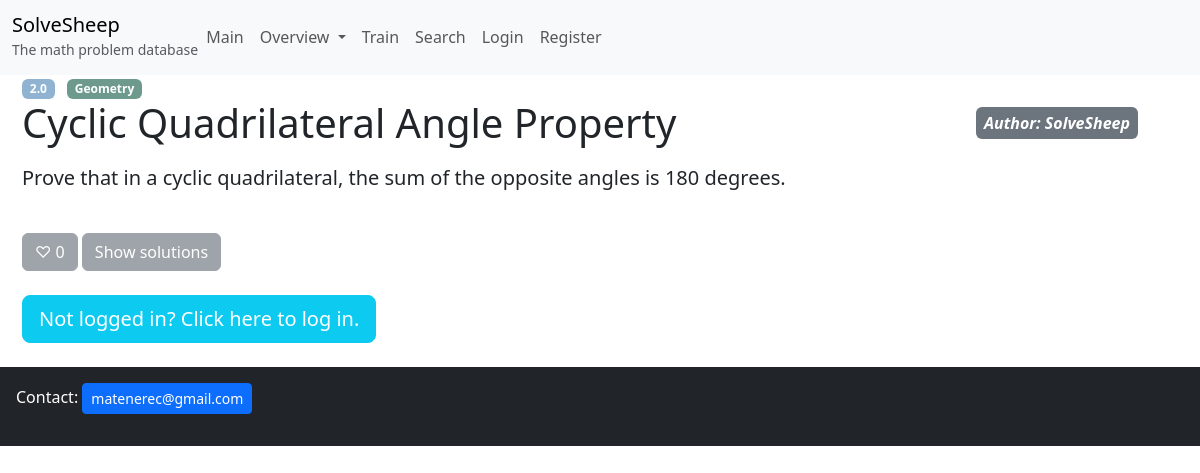
The page /interface/problem/110/ on the database as committed earlier.
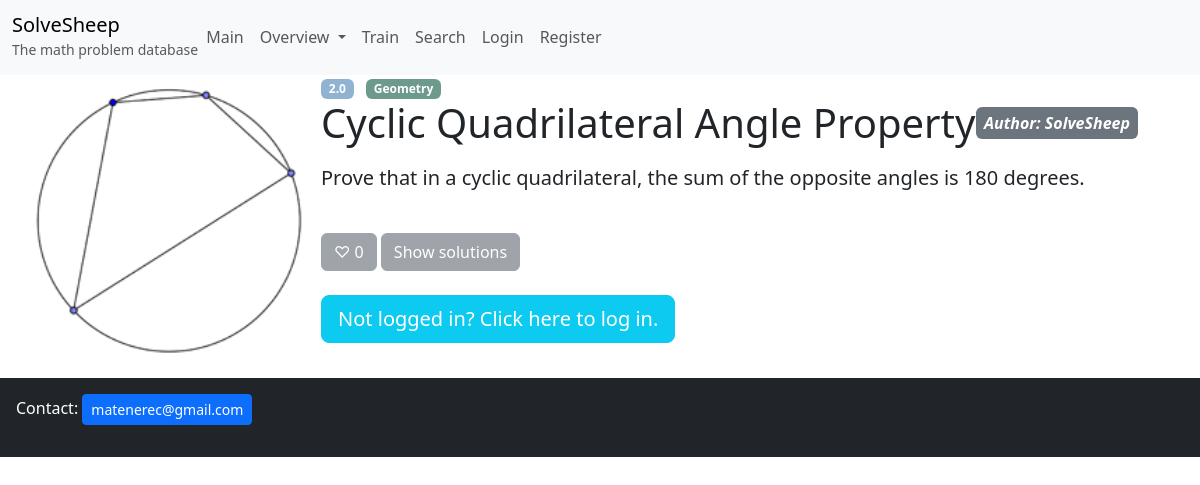
The same page on the database as committed later.
### MainApp/models.py (models this page shows, shortened)
class Problem(models.Model):
    title = models.CharField(max_length=50)
    text = models.CharField(max_length=1000, blank=True, null=True)
    image = models.ImageField(blank=True, null=True, upload_to="problems/")
    video = models.URLField(blank=True, null=True)
    author = models.ForeignKey(User, on_delete=models.SET_NULL, null=True, blank=True)
    type_tags = models.ManyToManyField(TypeTag, null=True, blank=True)
    dif_tag = models.ForeignKey(DifTag, null=True, blank=True, on_delete=models.SET_NULL)
    likes = models.ManyToManyField(User, related_name='liked_problems', blank=True)
    likes_count = models.IntegerField(default=0)
    created = models.DateTimeField(auto_now_add=True)
    updated = models.DateTimeField(auto_now=True)

class DifTag(models.Model):
    name = models.FloatField()
    color = models.CharField(max_length=7, validators=[hex_color_validator], default="#000000")

class TypeTag(models.Model):
    name = models.CharField(max_length=30)
    color = models.CharField(max_length=7, validators=[hex_color_validator], default="#000000")

### ProblemInterface/views.py (the view)
# urls.py: path("problem/<int:prob_id>/", Open_problem, name="Problem"),
def Open_problem(request, prob_id):
    return render(request, 'interface.html', {
        'prob':get_object_or_404(Problem, id=prob_id)
    })

### ProblemInterface/templates/interface.html (shortened to what this page needs)
{% extends "base.html" %}
{% block content %}
<div class="container" style="margin-left: 10px;">
  {% if prob.image %}
    <img src="{{ prob.image.url }}"
         style="float: left; width: 25%; height: 100%; object-fit: cover; border-radius: 10px; margin: 10px; margin-bottom: 0;">
  {% endif %}
   <span class="badge" style="background-color: {{ prob.dif_tag.color }}; color: white; margin-right:8px;">
      {{ prob.dif_tag.name }}
    </span>
  {% for type in prob.type_tags.all %}
    <span class="badge" style="background-color: {{ type.color }}; color: white;">
       {{ type.name }}
    </span>
  {% endfor %}
<div class="d-flex justify-content-between align-items-center mb-3">
    <h1 class="mb-0">{{ prob.title }}</h1>
    {% if prob.author %}
        <a href="{% url 'UserInterface' prob.author %}">
          <h2 class="mb-0 text-end">
            <span class="badge bg-secondary fs-6 p-2 fst-italic">
                Author: {{ prob.author }}
            </span>
        </h2>
        </a>
    {% endif %}
</div>
  <p class="fs-5">{{ prob.text|linebreaksbr }}</p>
  <br>
  <button id="LikeBTN" {% if request.user.is_authenticated %} class="btn btn-success btn-lg" {% else %} class ="btn btn-secondary" disabled {% endif %}>
    <span id="likes-emoji">
      {% if request.user in prob.likes.all %}
        ♥︎
      {% else %}
        ♡
      {% endif %}
    </span>
    <span id="likes-count">{{prob.likes_count}}</span>
  </button>
  <button {% if request.user.is_authenticated %} id="toggle-sol" class="btn btn-success btn-lg" {% else %} class="btn btn-secondary" disabled {% endif %}>
    Show solutions
  </button>
  <br><br>
  {% if not request.user.is_authenticated %}
    <a href="{% url 'Login' %}" class="btn btn-info btn-lg" style="color: white;">
     Not logged in? Click here to log in.
    </a>
  {% endif %}
</div>
<br>
{% endblock %}

### MainApp/templates/base.html (shortened to what this page needs)
{% load static %}
<!doctype html>
<html lang="en">
  <head>
    <link href="https://cdn.jsdelivr.net/npm/bootstrap@5.3.8/dist/css/bootstrap.min.css" rel="stylesheet">
 </head>
  <body>
    <header>
      <nav class="navbar navbar-expand-lg bg-body-tertiary">
        <div class="container-fluid">
          <div>
            <h1 class="navbar-brand">SolveSheep</h1>
            <h2 class="small text-muted">The math problem database</h2>
          </div>
          <div class="collapse navbar-collapse" id="navbarSupportedContent">
            <ul class="navbar-nav me-auto mb-2 mb-lg-0" >
              <li class="nav-item">
                <a class="nav-link {% if request.resolver_match.url_name == 'Main' %} active {% endif %}" aria-current="page" href="{% url 'Main' %}">Main</a>
              </li>
              <li class="nav-item dropdown">
                <a class="nav-link dropdown-toggle" href="#" id="navbarDropdown" role="button" data-bs-toggle="dropdown" aria-expanded="false">
                  Overview
                </a>
              </li>
              <li class="nav-item">
                <a class="nav-link {% if request.resolver_match.url_name == 'Train' %} active {% endif %}" href="{% url 'Training' %}">Train</a>
              </li>
              <li class="nav-item">
                <a class="nav-link {% if request.resolver_match.url_name == 'Search' %} active {% endif %}" href="{% url 'Search' %}">Search</a>
              </li>
              {% if request.user.is_authenticated %}
              <!-- <li class="nav-item">
                <a class="nav-link {% if request.resolver_match.url_name == 'Account' %} active {% endif %}" href="#">Account</a>
              </li> -->
                <a class="nav-link btn btn btn-warning" href="{% url 'Logout' %}">Logout</a>
              {% else %}
                <a class="nav-link" href="{% url 'Login' %}">Login</a>
                <a class="nav-link" href="{% url 'Register' %}">Register</a>
              {% endif %}
            </ul>
          </div>
        </div>
      </nav>
    </header>
    <main>
      {% block content %}
      {% endblock %}
    </main>
    <footer>
      <div class=" bg-dark text-white p-3">
        <p>Contact:
          <a href="https://mail.google.com/mail/?view=cm&to=matenerec@gmail.com" target="_blank" class="btn btn-primary btn-sm">matenerec@gmail.com</a>
        </p>
      </div>
    </footer>
  </body>
</html>

### MainApp/templates/base.html (style rules this page uses)
h1 { margin-bottom: 0; }
h2 { margin-top: 0; font-size: 0.8rem; }

Rows that differ between the two databases and show on the page:
changed Problem "Cyclic Quadrilateral Angle Property": image: picture added
